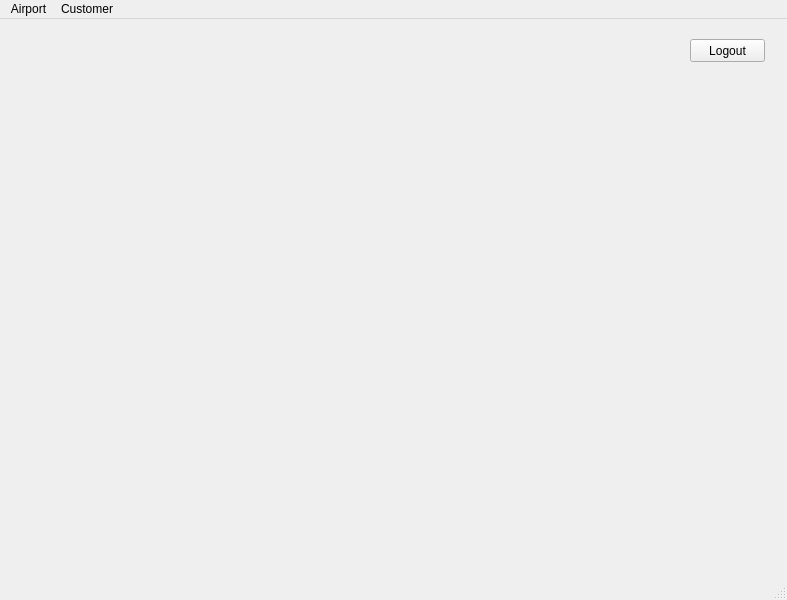
<?xml version="1.0" encoding="UTF-8"?>
<ui version="4.0">
 <class>MainWindow</class>
 <widget class="QMainWindow" name="MainWindow">
  <property name="geometry">
   <rect>
    <x>0</x>
    <y>0</y>
    <width>787</width>
    <height>600</height>
   </rect>
  </property>
  <property name="minimumSize">
   <size>
    <width>787</width>
    <height>600</height>
   </size>
  </property>
  <property name="maximumSize">
   <size>
    <width>787</width>
    <height>600</height>
   </size>
  </property>
  <property name="windowTitle">
   <string>Airline Reservation System</string>
  </property>
  <property name="styleSheet">
   <string notr="true">QMainWindow {
image: url(:/new/prefix1/cloudsss.jpg);
}</string>
  </property>
  <widget class="QWidget" name="centralwidget">
   <widget class="QPushButton" name="pushButton">
    <property name="geometry">
     <rect>
      <x>690</x>
      <y>20</y>
      <width>75</width>
      <height>23</height>
     </rect>
    </property>
    <property name="styleSheet">
     <string notr="true">image: url(:/new/prefix1/logout.png);</string>
    </property>
    <property name="text">
     <string>Logout</string>
    </property>
   </widget>
  </widget>
  <widget class="QStatusBar" name="statusbar"/>
  <widget class="QMenuBar" name="menubar">
   <property name="geometry">
    <rect>
     <x>0</x>
     <y>0</y>
     <width>787</width>
     <height>21</height>
    </rect>
   </property>
   <widget class="QMenu" name="menuAirport">
    <property name="title">
     <string>Airport</string>
    </property>
    <addaction name="actionFlights"/>
    <addaction name="actionTicket_2"/>
    <addaction name="actionCancel_Ticket"/>
   </widget>
   <widget class="QMenu" name="menuCustomer">
    <property name="title">
     <string>Customer</string>
    </property>
    <addaction name="actionDetails"/>
   </widget>
   <addaction name="menuAirport"/>
   <addaction name="menuCustomer"/>
  </widget>
  <action name="actionFlights">
   <property name="icon">
    <iconset resource="resource.qrc">
     <normaloff>:/new/prefix1/airplanes-and-arrows-symbol.png</normaloff>:/new/prefix1/airplanes-and-arrows-symbol.png</iconset>
   </property>
   <property name="text">
    <string>Flights</string>
   </property>
  </action>
  <action name="actionTicket_2">
   <property name="icon">
    <iconset resource="resource.qrc">
     <normaloff>:/new/prefix1/airplane-flight-ticket.png</normaloff>:/new/prefix1/airplane-flight-ticket.png</iconset>
   </property>
   <property name="text">
    <string>Ticket</string>
   </property>
  </action>
  <action name="actionDetails">
   <property name="icon">
    <iconset resource="resource.qrc">
     <normaloff>:/new/prefix1/User-Group-icon.png</normaloff>:/new/prefix1/User-Group-icon.png</iconset>
   </property>
   <property name="text">
    <string>Details</string>
   </property>
  </action>
  <action name="actionCancel_Ticket">
   <property name="icon">
    <iconset resource="resource.qrc">
     <normaloff>:/new/prefix1/1464970735_close_red.png</normaloff>:/new/prefix1/1464970735_close_red.png</iconset>
   </property>
   <property name="text">
    <string>Cancel Ticket</string>
   </property>
  </action>
 </widget>
 <resources>
  <include location="resource.qrc"/>
 </resources>
 <connections/>
</ui>
